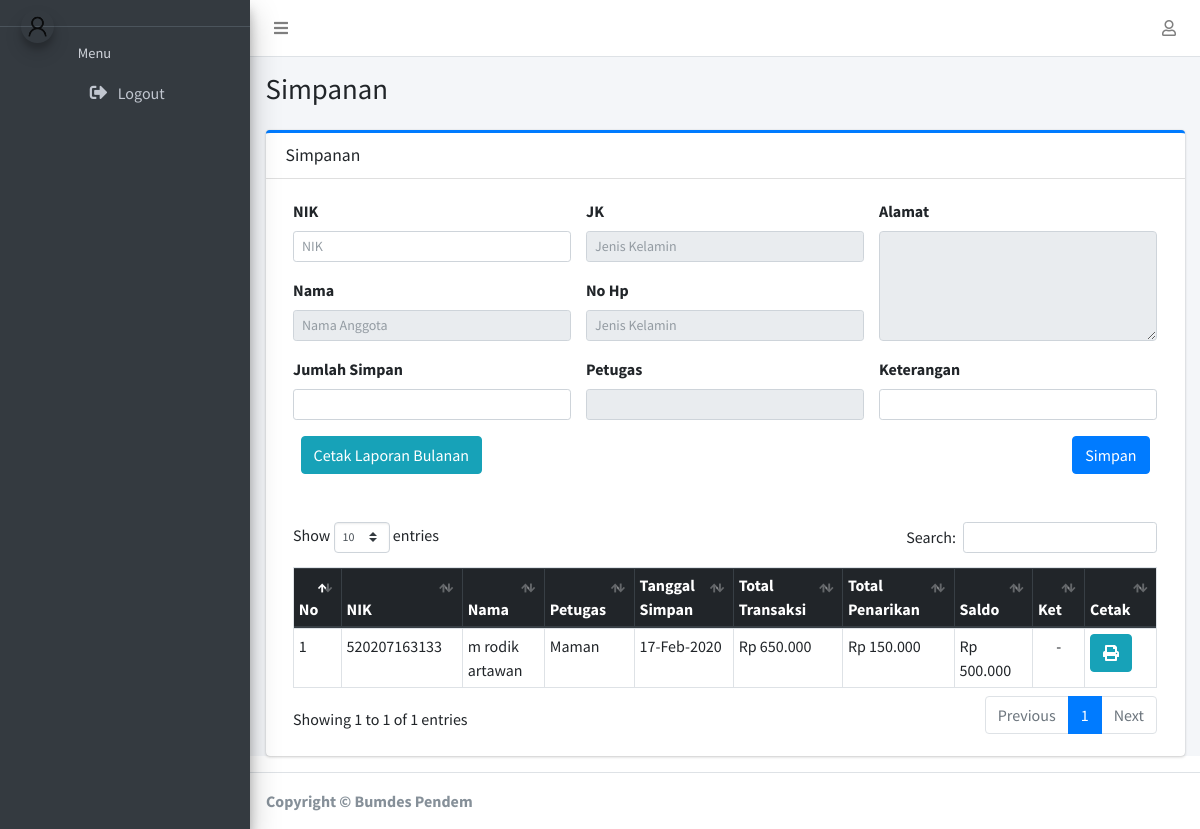
The app's page /index.php/petugas (signed in) with its own data.
### tables this page shows
CREATE TABLE `simpanan` (
  `id_simpanan` int(11) NOT NULL,
  `id_anggota` int(11) NOT NULL,
  `petugas` varchar(20) NOT NULL,
  `tanggal_simpanan` timestamp NOT NULL DEFAULT current_timestamp() ON UPDATE current_timestamp(),
  `besar_simpanan` int(11) NOT NULL,
  `ket` tinytext NOT NULL
);

CREATE TABLE `anggota` (
  `id_anggota` int(11) NOT NULL,
  `nik` varchar(50) NOT NULL,
  `nama` varchar(25) NOT NULL,
  `jk` varchar(1) NOT NULL,
  `agama` varchar(20) NOT NULL,
  `status` varchar(11) NOT NULL,
  `pekerjaan` varchar(20) NOT NULL,
  `alamat` tinytext NOT NULL,
  `no_hp` varchar(13) NOT NULL,
  `tempat` varchar(20) NOT NULL,
  `lahir` date NOT NULL,
  `gambar` varchar(50) NOT NULL
);

CREATE TABLE `penarikan` (
  `id_penarikan` int(11) NOT NULL,
  `id_anggota` int(11) NOT NULL,
  `petugas` varchar(20) NOT NULL,
  `besar_penarikan` int(11) NOT NULL,
  `tanggal_penarikan` timestamp NOT NULL DEFAULT current_timestamp() ON UPDATE current_timestamp(),
  `ket` tinytext NOT NULL
);

### application/helpers/page_template_helper.php (called while the page is built, shortened)
<?php
if (!function_exists('element')) {
    function admin_page($template, $data = null)
    {
        $ci = &get_instance();
        $data['view'] = $ci->load->view($template, $data, true);
    }
}

### application/modules/petugas/controllers/Petugas.php (called while the page is built, shortened)
<?php
class Petugas extends MY_Controller
{
	public function index()
	{
		$data = [
			'title' => 'Halaman Petugas',
			'page' => 'Simpanan',
			'data' => $this->db->get('simpanan')->result(),
			'simpan' => $this->model->join()
		];
		admin_page('index', $data);
	}
}

### index.php (called while the page is built, shortened)
<?php
require_once BASEPATH.'core/CodeIgniter.php';

### application/modules/petugas/models/Petugas_model.php (called while the page is built, shortened)
<?php
class Petugas_model extends CI_Model
{
	public function join()
	{
		return $this->db->query("SELECT simpanan.*,anggota.*,penarikan.*,penarikan.id_anggota as id,simpanan.petugas as siapa FROM simpanan INNER JOIN anggota on simpanan.id_anggota = anggota.id_anggota LEFT JOIN penarikan on simpanan.id_anggota = penarikan.id_anggota GROUP BY simpanan.id_anggota order by simpanan.id_simpanan DESC")->result();
	}
}

### application/modules/petugas/views/index.php (the view, shortened to what this page needs)
<?php
function rupiah($angka)
{
    $hasil_rupiah = "Rp " . number_format($angka, 0, ',', '.');
    return $hasil_rupiah;
}
?>
<section class="content">
    <div class="container-fluid">
        <div class="card card-primary card-outline">
            <div class="card-header">
                <h3 class="card-title">Simpanan</h3>
            </div>
            <div class="card-body">
                <form action="<?= site_url('petugas/simpan') ?>" method="post">
                    <div class="col-md-12">
                        <div class="row">
                            <div class="col-4">
                                <div class="form-group">
                                    <Label for="nik">NIK</Label>
                                    <input type="text" name="nik" id="nik" placeholder="NIK" class="form-control form-control-sm">
                                </div>
                                <div class="form-group">
                                    <Label for="nama">Nama</Label>
                                    <input type="text" name="nama" id="nama" placeholder="Nama Anggota" class="autocomplete form-control form-control-sm" disabled>
                                </div>
                            </div>
                            <div class="col-4">
                                <div class="form-group">
                                    <Label for="jk">JK</Label>
                                    <input type="text" name="jk" id="jk" placeholder="Jenis Kelamin" class="autocomplete form-control form-control-sm" disabled>
                                </div>
                                <div class="form-group">
                                    <Label for="noHp">No Hp</Label>
                                    <input type="text" name="noHp" id="noHp" placeholder="Jenis Kelamin" class="autocomplete form-control form-control-sm" disabled>
                                </div>
                            </div>
                            <div class="col-4">
                                <div class="form-group">
                                    <Label for="alamat">Alamat</Label>
                                    <textarea name="alamat" id="alamat" cols="30" rows="4" class="form-control" disabled></textarea>
                                </div>
                            </div>
                        </div>
                        <div class="row">
                            <div class="col-4">
                                <div class="form-group">
                                    <label for="jumlah">Jumlah Simpan</label>
                                    <input type="text" name="jumlah" id="jumlah" class="form-control form-control-sm">
                                </div>
                            </div>
                            <div class="col-4">
                                <label for="Petugas">Petugas</label>
                                <input type="text" disabled class="form-control form-control-sm" value="<?= $this->session->userdata('username') ?>">
                            </div>
                            <div class="col-4">
                                <label for="ket">Keterangan</label>
                                <input type="text" class="form-control form-control-sm" name="ket" id="ket">
                            </div>
                        </div>
                        <div class="col-12 mb-3">
                            <a href="<?= site_url('petugas/simpan_bulan') ?>" target="_BLANK" class="btn btn-info">Cetak Laporan Bulanan</a>
                            <button type="submit" class="btn btn-primary float-right">Simpan</button>
                        </div>
                        <div class="table-responsive mt-5">
                            <table id="example1" class="table table-bordered table-sm">
                                <thead class="thead-dark">
                                    <tr>
                                        <th>No</th>
                                        <th>NIK</th>
                                        <th>Nama</th>
                                        <th>Petugas</th>
                                        <th>Tanggal Simpan</th>
                                        <th>Total Transaksi</th>
                                        <th>Total Penarikan</th>
                                        <th>Saldo</th>
                                        <th>Ket</th>
                                        <th>Cetak</th>
                                    </tr>
                                </thead>
                                <tbody>
                                    <?php $i = 1;
                                    foreach ($simpan as $row) : ?>
                                        <tr>
                                            <td><?= $i++ ?></td>
                                            <td><?= $row->nik ?></td>
                                            <td><?= $row->nama ?></td>
                                            <td><?= $row->siapa ?></td>
                                            <td><?= date('d-M-Y', strtotime($row->tanggal_simpanan)) ?></td>
                                            <?php $data = $this->db->get_where('simpanan', ['id_anggota' => $row->id])->result();
                                            $tarik = $this->db->get_where('penarikan', ['id_anggota' => $row->id])->result();
                                            $total = 0;
                                            $saldo = 0;
                                            foreach ($data as $sum) {
                                                $total += $sum->besar_simpanan;
                                            }
                                            foreach ($tarik as $sum) {
                                                $saldo += $sum->besar_penarikan;
                                            }
                                            $hasil = $total - (int) $saldo; ?>
                                            <td><?= rupiah($total) ?></td>
                                            <td><?= rupiah($saldo) ?></td>
                                            <td><?= rupiah($hasil) ?></td>
                                            <td class="text-center"><?= $row->ket ?></td>
                                            <td><a href="<?= site_url('petugas/simpan_pdf/') . $row->id ?>" target="_BLANK" class="btn btn-info"><i class="fas fa-print"></i></a></td>
                                        </tr>
                                    <?php endforeach; ?>
                                </tbody>
                            </table>
                        </div>
                    </div>
                </form>
            </div>
        </div>
    </div>
</section>

### records on screen
simpanan: id_anggota.nik "520207163133", id_anggota.nama "m rodik artawan", petugas "Maman", tanggal_simpanan "17-Feb-2020", total "Rp 650.000", saldo "Rp 150.000", hasil "Rp 500.000", penarikan.ket "-"

### other values on screen
$page "Simpanan"
